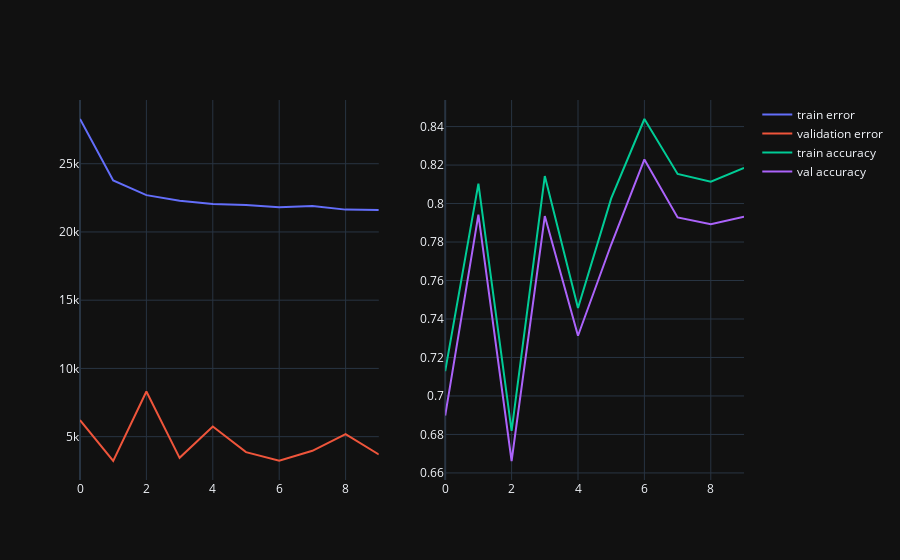

Here is the notebook cell this chart was saved with:
### Code cell
trainer.print_errors()

### Figure 1 — Plotly figure (JSON) as saved in the notebook; plotly's stock layout.template omitted (floating-point values rounded to 4 significant figures)
{"data": [{"mode": "lines", "name": "train error", "x": [0, 1, 2, 3, 4, 5, 6, 7, 8, 9], "y": [28280.0, 23770.0, 22700.0, 22280.0, 22040.0, 21980.0, 21810.0, 21900.0, 21640.0, 21610.0], "type": "scatter", "xaxis": "x", "yaxis": "y"}, {"mode": "lines", "name": "validation error", "x": [0, 1, 2, 3, 4, 5, 6, 7, 8, 9], "y": [6216.0, 3217.0, 8306.0, 3450.0, 5748.0, 3866.0, 3233.0, 3965.0, 5193.0, 3696.0], "type": "scatter", "xaxis": "x", "yaxis": "y"}, {"mode": "lines", "name": "train accuracy", "x": [0, 1, 2, 3, 4, 5, 6, 7, 8, 9], "y": [0.7129, 0.8104, 0.6819, 0.8143, 0.7457, 0.8027, 0.8439, 0.8154, 0.8113, 0.8186], "type": "scatter", "xaxis": "x2", "yaxis": "y2"}, {"mode": "lines", "name": "val accuracy", "x": [0, 1, 2, 3, 4, 5, 6, 7, 8, 9], "y": [0.6898, 0.7942, 0.6662, 0.7935, 0.7313, 0.7787, 0.8229, 0.7928, 0.7892, 0.7932], "type": "scatter", "xaxis": "x2", "yaxis": "y2"}], "layout": {"xaxis": {"anchor": "y", "domain": [0.0, 0.45]}, "yaxis": {"anchor": "x", "domain": [0.0, 1.0]}, "xaxis2": {"anchor": "y2", "domain": [0.55, 1.0]}, "yaxis2": {"anchor": "x2", "domain": [0.0, 1.0]}}}
